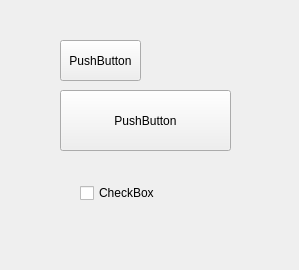
<?xml version="1.0" encoding="UTF-8"?>
<ui version="4.0">
 <class>Form</class>
 <widget class="QWidget" name="Form">
  <property name="geometry">
   <rect>
    <x>0</x>
    <y>0</y>
    <width>299</width>
    <height>270</height>
   </rect>
  </property>
  <property name="windowTitle">
   <string>Form</string>
  </property>
  <widget class="QPushButton" name="pushButton">
   <property name="geometry">
    <rect>
     <x>60</x>
     <y>40</y>
     <width>81</width>
     <height>41</height>
    </rect>
   </property>
   <property name="text">
    <string>PushButton</string>
   </property>
  </widget>
  <widget class="QPushButton" name="pushButton_2">
   <property name="geometry">
    <rect>
     <x>60</x>
     <y>90</y>
     <width>171</width>
     <height>61</height>
    </rect>
   </property>
   <property name="text">
    <string>PushButton</string>
   </property>
  </widget>
  <widget class="QCheckBox" name="checkBox">
   <property name="geometry">
    <rect>
     <x>80</x>
     <y>180</y>
     <width>95</width>
     <height>26</height>
    </rect>
   </property>
   <property name="text">
    <string>CheckBox</string>
   </property>
  </widget>
 </widget>
 <resources/>
 <connections/>
</ui>
